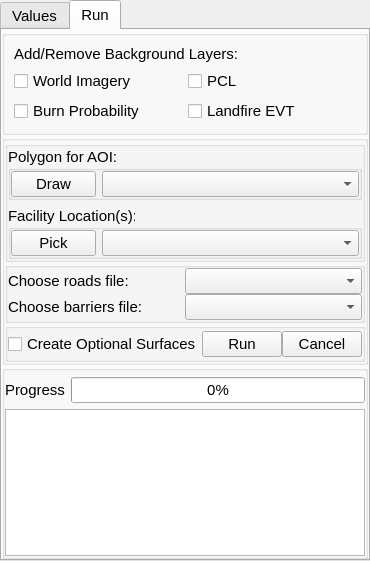
<?xml version="1.0" encoding="UTF-8"?>
<ui version="4.0">
 <class>DeliveredCostDockWidgetBase</class>
 <widget class="QDockWidget" name="DeliveredCostDockWidgetBase">
  <property name="geometry">
   <rect>
    <x>0</x>
    <y>0</y>
    <width>344</width>
    <height>561</height>
   </rect>
  </property>
  <property name="minimumSize">
   <size>
    <width>344</width>
    <height>561</height>
   </size>
  </property>
  <property name="font">
   <font>
    <pointsize>11</pointsize>
   </font>
  </property>
  <property name="windowTitle">
   <string>Delivered Cost</string>
  </property>
  <widget class="QWidget" name="dockWidgetContents">
   <layout class="QVBoxLayout" name="verticalLayout_2">
    <property name="spacing">
     <number>0</number>
    </property>
    <property name="leftMargin">
     <number>0</number>
    </property>
    <property name="topMargin">
     <number>0</number>
    </property>
    <property name="rightMargin">
     <number>0</number>
    </property>
    <property name="bottomMargin">
     <number>0</number>
    </property>
    <item>
     <widget class="QTabWidget" name="tabWidget">
      <property name="currentIndex">
       <number>1</number>
      </property>
      <widget class="QWidget" name="Values">
       <attribute name="title">
        <string>Values</string>
       </attribute>
       <layout class="QVBoxLayout" name="verticalLayout_5">
        <property name="spacing">
         <number>0</number>
        </property>
        <property name="leftMargin">
         <number>0</number>
        </property>
        <property name="topMargin">
         <number>0</number>
        </property>
        <property name="rightMargin">
         <number>0</number>
        </property>
        <property name="bottomMargin">
         <number>0</number>
        </property>
        <item>
         <widget class="QGroupBox" name="groupBox">
          <property name="title">
           <string/>
          </property>
          <layout class="QVBoxLayout" name="verticalLayout_4">
           <property name="spacing">
            <number>0</number>
           </property>
           <property name="leftMargin">
            <number>0</number>
           </property>
           <property name="topMargin">
            <number>0</number>
           </property>
           <property name="rightMargin">
            <number>0</number>
           </property>
           <property name="bottomMargin">
            <number>0</number>
           </property>
           <item>
            <widget class="QGroupBox" name="rtSkidderSpeed">
             <property name="title">
              <string/>
             </property>
             <layout class="QHBoxLayout" name="horizontalLayout_3">
              <property name="leftMargin">
               <number>0</number>
              </property>
              <property name="topMargin">
               <number>0</number>
              </property>
              <property name="rightMargin">
               <number>0</number>
              </property>
              <property name="bottomMargin">
               <number>0</number>
              </property>
              <item>
               <widget class="QLabel" name="rtSkidderSpeedLabel">
                <property name="text">
                 <string>RT Skidder Speed (MPH):</string>
                </property>
               </widget>
              </item>
              <item>
               <widget class="QSlider" name="rtSkidderSpeedSlider">
                <property name="minimum">
                 <number>10</number>
                </property>
                <property name="maximum">
                 <number>50</number>
                </property>
                <property name="orientation">
                 <enum>Horizontal</enum>
                </property>
               </widget>
              </item>
              <item>
               <widget class="QDoubleSpinBox" name="rtSpdSpinBox">
                <property name="decimals">
                 <number>1</number>
                </property>
                <property name="minimum">
                 <double>1.000000000000000</double>
                </property>
                <property name="maximum">
                 <double>5.000000000000000</double>
                </property>
                <property name="singleStep">
                 <double>0.100000000000000</double>
                </property>
               </widget>
              </item>
             </layout>
            </widget>
           </item>
           <item>
            <widget class="QGroupBox" name="skylineSpeed">
             <property name="title">
              <string/>
             </property>
             <layout class="QHBoxLayout" name="horizontalLayout_4">
              <property name="leftMargin">
               <number>0</number>
              </property>
              <property name="topMargin">
               <number>0</number>
              </property>
              <property name="rightMargin">
               <number>0</number>
              </property>
              <property name="bottomMargin">
               <number>0</number>
              </property>
              <item>
               <widget class="QLabel" name="skylineSpeedLabel">
                <property name="text">
                 <string>Skyline Speed (MPH):</string>
                </property>
               </widget>
              </item>
              <item>
               <widget class="QSlider" name="skylineSpeedSlider">
                <property name="minimum">
                 <number>10</number>
                </property>
                <property name="maximum">
                 <number>50</number>
                </property>
                <property name="orientation">
                 <enum>Horizontal</enum>
                </property>
               </widget>
              </item>
              <item>
               <widget class="QDoubleSpinBox" name="skylineSpdSpinBox">
                <property name="decimals">
                 <number>1</number>
                </property>
                <property name="minimum">
                 <double>1.000000000000000</double>
                </property>
                <property name="maximum">
                 <double>5.000000000000000</double>
                </property>
                <property name="singleStep">
                 <double>0.100000000000000</double>
                </property>
               </widget>
              </item>
             </layout>
            </widget>
           </item>
           <item>
            <widget class="QGroupBox" name="rtSkidderMon">
             <property name="title">
              <string/>
             </property>
             <layout class="QHBoxLayout" name="horizontalLayout_5">
              <property name="leftMargin">
               <number>0</number>
              </property>
              <property name="topMargin">
               <number>0</number>
              </property>
              <property name="rightMargin">
               <number>0</number>
              </property>
              <property name="bottomMargin">
               <number>0</number>
              </property>
              <item>
               <widget class="QLabel" name="rtSkidderMonLabel">
                <property name="text">
                 <string>RT Skidder ($/hour):</string>
                </property>
               </widget>
              </item>
              <item>
               <widget class="QSlider" name="rtSkidderMonSlider">
                <property name="minimum">
                 <number>150</number>
                </property>
                <property name="maximum">
                 <number>200</number>
                </property>
                <property name="orientation">
                 <enum>Horizontal</enum>
                </property>
               </widget>
              </item>
              <item>
               <widget class="QDoubleSpinBox" name="rtSkidderMonSpinBox">
                <property name="decimals">
                 <number>0</number>
                </property>
                <property name="minimum">
                 <double>150.000000000000000</double>
                </property>
                <property name="maximum">
                 <double>200.000000000000000</double>
                </property>
               </widget>
              </item>
             </layout>
            </widget>
           </item>
           <item>
            <widget class="QGroupBox" name="skylineMon">
             <property name="title">
              <string/>
             </property>
             <layout class="QHBoxLayout" name="horizontalLayout_6">
              <property name="leftMargin">
               <number>0</number>
              </property>
              <property name="topMargin">
               <number>0</number>
              </property>
              <property name="rightMargin">
               <number>0</number>
              </property>
              <property name="bottomMargin">
               <number>0</number>
              </property>
              <item>
               <widget class="QLabel" name="skylineMonLabel">
                <property name="text">
                 <string>Skyline ($/hour):</string>
                </property>
               </widget>
              </item>
              <item>
               <widget class="QSlider" name="skylineMonSlider">
                <property name="minimum">
                 <number>300</number>
                </property>
                <property name="maximum">
                 <number>500</number>
                </property>
                <property name="orientation">
                 <enum>Horizontal</enum>
                </property>
               </widget>
              </item>
              <item>
               <widget class="QDoubleSpinBox" name="skylineMonSpinBox">
                <property name="decimals">
                 <number>0</number>
                </property>
                <property name="minimum">
                 <double>300.000000000000000</double>
                </property>
                <property name="maximum">
                 <double>500.000000000000000</double>
                </property>
               </widget>
              </item>
             </layout>
            </widget>
           </item>
           <item>
            <widget class="QGroupBox" name="fellerbuncher">
             <property name="title">
              <string/>
             </property>
             <layout class="QHBoxLayout" name="horizontalLayout">
              <property name="leftMargin">
               <number>0</number>
              </property>
              <property name="topMargin">
               <number>0</number>
              </property>
              <property name="rightMargin">
               <number>0</number>
              </property>
              <property name="bottomMargin">
               <number>0</number>
              </property>
              <item>
               <widget class="QLabel" name="fellerbuncherRateLabel">
                <property name="text">
                 <string>Fellerbuncher ($/CCF):</string>
                </property>
               </widget>
              </item>
              <item>
               <widget class="QSlider" name="fellerbuncherRateSlider">
                <property name="minimum">
                 <number>5</number>
                </property>
                <property name="maximum">
                 <number>100</number>
                </property>
                <property name="orientation">
                 <enum>Horizontal</enum>
                </property>
               </widget>
              </item>
              <item>
               <widget class="QDoubleSpinBox" name="fellerbunchRateSpinBox">
                <property name="decimals">
                 <number>0</number>
                </property>
                <property name="minimum">
                 <double>5.000000000000000</double>
                </property>
                <property name="maximum">
                 <double>100.000000000000000</double>
                </property>
               </widget>
              </item>
             </layout>
            </widget>
           </item>
           <item>
            <widget class="QGroupBox" name="handFelling">
             <property name="title">
              <string/>
             </property>
             <layout class="QHBoxLayout" name="horizontalLayout_7">
              <property name="leftMargin">
               <number>0</number>
              </property>
              <property name="topMargin">
               <number>0</number>
              </property>
              <property name="rightMargin">
               <number>0</number>
              </property>
              <property name="bottomMargin">
               <number>0</number>
              </property>
              <item>
               <widget class="QLabel" name="handFellingRateLabel">
                <property name="text">
                 <string>Hand Felling ($/CCF):</string>
                </property>
               </widget>
              </item>
              <item>
               <widget class="QSlider" name="handFellingSlider">
                <property name="minimum">
                 <number>5</number>
                </property>
                <property name="maximum">
                 <number>100</number>
                </property>
                <property name="orientation">
                 <enum>Horizontal</enum>
                </property>
               </widget>
              </item>
              <item>
               <widget class="QDoubleSpinBox" name="handfellingRateSpinBox">
                <property name="decimals">
                 <number>0</number>
                </property>
                <property name="minimum">
                 <double>5.000000000000000</double>
                </property>
                <property name="maximum">
                 <double>100.000000000000000</double>
                </property>
               </widget>
              </item>
             </layout>
            </widget>
           </item>
           <item>
            <widget class="QGroupBox" name="processing">
             <property name="title">
              <string/>
             </property>
             <layout class="QHBoxLayout" name="horizontalLayout_8">
              <property name="leftMargin">
               <number>0</number>
              </property>
              <property name="topMargin">
               <number>0</number>
              </property>
              <property name="rightMargin">
               <number>0</number>
              </property>
              <property name="bottomMargin">
               <number>0</number>
              </property>
              <item>
               <widget class="QLabel" name="processingLabel">
                <property name="text">
                 <string>Processing ($/CCF):</string>
                </property>
               </widget>
              </item>
              <item>
               <widget class="QSlider" name="processingSlider">
                <property name="minimum">
                 <number>5</number>
                </property>
                <property name="maximum">
                 <number>200</number>
                </property>
                <property name="orientation">
                 <enum>Horizontal</enum>
                </property>
               </widget>
              </item>
              <item>
               <widget class="QDoubleSpinBox" name="processingSpinBox">
                <property name="decimals">
                 <number>0</number>
                </property>
                <property name="minimum">
                 <double>5.000000000000000</double>
                </property>
                <property name="maximum">
                 <double>200.000000000000000</double>
                </property>
               </widget>
              </item>
             </layout>
            </widget>
           </item>
           <item>
            <widget class="QGroupBox" name="hauling">
             <property name="title">
              <string/>
             </property>
             <layout class="QHBoxLayout" name="horizontalLayout_9">
              <property name="leftMargin">
               <number>0</number>
              </property>
              <property name="topMargin">
               <number>0</number>
              </property>
              <property name="rightMargin">
               <number>0</number>
              </property>
              <property name="bottomMargin">
               <number>0</number>
              </property>
              <item>
               <widget class="QLabel" name="haulingLabel">
                <property name="text">
                 <string>Hauling ($/hour):</string>
                </property>
               </widget>
              </item>
              <item>
               <widget class="QSlider" name="haulingSlider">
                <property name="minimum">
                 <number>70</number>
                </property>
                <property name="maximum">
                 <number>200</number>
                </property>
                <property name="orientation">
                 <enum>Horizontal</enum>
                </property>
               </widget>
              </item>
              <item>
               <widget class="QDoubleSpinBox" name="haulingSpinBox">
                <property name="decimals">
                 <number>0</number>
                </property>
                <property name="minimum">
                 <double>70.000000000000000</double>
                </property>
                <property name="maximum">
                 <double>200.000000000000000</double>
                </property>
               </widget>
              </item>
             </layout>
            </widget>
           </item>
           <item>
            <widget class="QGroupBox" name="handTreatment">
             <property name="title">
              <string/>
             </property>
             <layout class="QHBoxLayout" name="horizontalLayout_10">
              <property name="leftMargin">
               <number>0</number>
              </property>
              <property name="topMargin">
               <number>0</number>
              </property>
              <property name="rightMargin">
               <number>0</number>
              </property>
              <property name="bottomMargin">
               <number>0</number>
              </property>
              <item>
               <widget class="QLabel" name="handTreatmentLabel">
                <property name="text">
                 <string>Hand Treatment ($/acre):</string>
                </property>
               </widget>
              </item>
              <item>
               <widget class="QSlider" name="handTreatmentSlider">
                <property name="maximum">
                 <number>4000</number>
                </property>
                <property name="orientation">
                 <enum>Horizontal</enum>
                </property>
               </widget>
              </item>
              <item>
               <widget class="QDoubleSpinBox" name="handTreatmentSpinBox">
                <property name="decimals">
                 <number>0</number>
                </property>
                <property name="maximum">
                 <double>4000.000000000000000</double>
                </property>
               </widget>
              </item>
             </layout>
            </widget>
           </item>
           <item>
            <widget class="QGroupBox" name="prescribedFire">
             <property name="title">
              <string/>
             </property>
             <layout class="QHBoxLayout" name="horizontalLayout_11">
              <property name="leftMargin">
               <number>0</number>
              </property>
              <property name="topMargin">
               <number>0</number>
              </property>
              <property name="rightMargin">
               <number>0</number>
              </property>
              <property name="bottomMargin">
               <number>0</number>
              </property>
              <item>
               <widget class="QLabel" name="prescribedFireLabel">
                <property name="text">
                 <string>Prescribed Fire ($/acre):</string>
                </property>
               </widget>
              </item>
              <item>
               <widget class="QSlider" name="prescribedFireSlider">
                <property name="maximum">
                 <number>4000</number>
                </property>
                <property name="orientation">
                 <enum>Horizontal</enum>
                </property>
               </widget>
              </item>
              <item>
               <widget class="QDoubleSpinBox" name="prescribedFireSpinBox">
                <property name="decimals">
                 <number>0</number>
                </property>
                <property name="maximum">
                 <double>4000.000000000000000</double>
                </property>
               </widget>
              </item>
             </layout>
            </widget>
           </item>
           <item>
            <widget class="QGroupBox" name="rtSkidderPayload">
             <property name="title">
              <string/>
             </property>
             <layout class="QHBoxLayout" name="horizontalLayout_12">
              <property name="leftMargin">
               <number>0</number>
              </property>
              <property name="topMargin">
               <number>0</number>
              </property>
              <property name="rightMargin">
               <number>0</number>
              </property>
              <property name="bottomMargin">
               <number>0</number>
              </property>
              <item>
               <widget class="QLabel" name="rtSkidderPayloadLabel">
                <property name="text">
                 <string>RT Skidder Payload (CCF): </string>
                </property>
               </widget>
              </item>
              <item>
               <widget class="QSlider" name="rtSkidderPayloadSlider">
                <property name="minimum">
                 <number>5</number>
                </property>
                <property name="maximum">
                 <number>300</number>
                </property>
                <property name="orientation">
                 <enum>Horizontal</enum>
                </property>
               </widget>
              </item>
              <item>
               <widget class="QDoubleSpinBox" name="rtSkidderPayloadSpinBox">
                <property name="decimals">
                 <number>1</number>
                </property>
                <property name="minimum">
                 <double>0.500000000000000</double>
                </property>
                <property name="maximum">
                 <double>30.000000000000000</double>
                </property>
               </widget>
              </item>
             </layout>
            </widget>
           </item>
           <item>
            <widget class="QGroupBox" name="skylinePayload">
             <property name="title">
              <string/>
             </property>
             <layout class="QHBoxLayout" name="horizontalLayout_13">
              <property name="leftMargin">
               <number>0</number>
              </property>
              <property name="topMargin">
               <number>0</number>
              </property>
              <property name="rightMargin">
               <number>0</number>
              </property>
              <property name="bottomMargin">
               <number>0</number>
              </property>
              <item>
               <widget class="QLabel" name="label_39">
                <property name="text">
                 <string>Skyline Payload (CCF):</string>
                </property>
               </widget>
              </item>
              <item>
               <widget class="QSlider" name="skylinePayloadSlider">
                <property name="minimum">
                 <number>5</number>
                </property>
                <property name="maximum">
                 <number>300</number>
                </property>
                <property name="singleStep">
                 <number>1</number>
                </property>
                <property name="orientation">
                 <enum>Horizontal</enum>
                </property>
               </widget>
              </item>
              <item>
               <widget class="QDoubleSpinBox" name="skylinePayloadSpinBox">
                <property name="decimals">
                 <number>1</number>
                </property>
                <property name="minimum">
                 <double>0.500000000000000</double>
                </property>
                <property name="maximum">
                 <double>30.000000000000000</double>
                </property>
               </widget>
              </item>
             </layout>
            </widget>
           </item>
           <item>
            <widget class="QGroupBox" name="logTruckPayload">
             <property name="title">
              <string/>
             </property>
             <layout class="QHBoxLayout" name="horizontalLayout_14">
              <property name="leftMargin">
               <number>0</number>
              </property>
              <property name="topMargin">
               <number>0</number>
              </property>
              <property name="rightMargin">
               <number>0</number>
              </property>
              <property name="bottomMargin">
               <number>0</number>
              </property>
              <item>
               <widget class="QLabel" name="logTruckPayloadLabel">
                <property name="text">
                 <string>Log Truck Payload (CCF):</string>
                </property>
               </widget>
              </item>
              <item>
               <widget class="QSlider" name="logTruckPayloadSlider">
                <property name="minimum">
                 <number>50</number>
                </property>
                <property name="maximum">
                 <number>600</number>
                </property>
                <property name="orientation">
                 <enum>Horizontal</enum>
                </property>
               </widget>
              </item>
              <item>
               <widget class="QDoubleSpinBox" name="logTruckPayloadSpinBox">
                <property name="decimals">
                 <number>1</number>
                </property>
                <property name="minimum">
                 <double>5.000000000000000</double>
                </property>
                <property name="maximum">
                 <double>60.000000000000000</double>
                </property>
               </widget>
              </item>
             </layout>
            </widget>
           </item>
          </layout>
         </widget>
        </item>
       </layout>
      </widget>
      <widget class="QWidget" name="Process">
       <attribute name="title">
        <string>Run</string>
       </attribute>
       <layout class="QVBoxLayout" name="verticalLayout_6">
        <property name="spacing">
         <number>0</number>
        </property>
        <property name="leftMargin">
         <number>0</number>
        </property>
        <property name="topMargin">
         <number>0</number>
        </property>
        <property name="rightMargin">
         <number>0</number>
        </property>
        <property name="bottomMargin">
         <number>0</number>
        </property>
        <item>
         <widget class="QGroupBox" name="groupBox_7">
          <property name="title">
           <string/>
          </property>
          <layout class="QGridLayout" name="gridLayout_3">
           <item row="0" column="0" colspan="2">
            <widget class="QLabel" name="label_2">
             <property name="text">
              <string>Add/Remove Background Layers:</string>
             </property>
            </widget>
           </item>
           <item row="1" column="0">
            <widget class="QCheckBox" name="esriCheckBox">
             <property name="text">
              <string>World Imagery</string>
             </property>
            </widget>
           </item>
           <item row="1" column="1">
            <widget class="QCheckBox" name="pctCheckBox">
             <property name="text">
              <string>PCL</string>
             </property>
            </widget>
           </item>
           <item row="2" column="0">
            <widget class="QCheckBox" name="burnProbCheckBox">
             <property name="text">
              <string>Burn Probability</string>
             </property>
            </widget>
           </item>
           <item row="2" column="1">
            <widget class="QCheckBox" name="evtCheckBox">
             <property name="text">
              <string>Landfire EVT</string>
             </property>
            </widget>
           </item>
          </layout>
         </widget>
        </item>
        <item>
         <widget class="QGroupBox" name="groupBox_3">
          <property name="title">
           <string/>
          </property>
          <layout class="QVBoxLayout" name="verticalLayout_3">
           <property name="spacing">
            <number>0</number>
           </property>
           <property name="leftMargin">
            <number>0</number>
           </property>
           <property name="topMargin">
            <number>0</number>
           </property>
           <property name="rightMargin">
            <number>0</number>
           </property>
           <property name="bottomMargin">
            <number>0</number>
           </property>
           <item>
            <widget class="QGroupBox" name="groupBox_8">
             <property name="title">
              <string/>
             </property>
             <layout class="QVBoxLayout" name="verticalLayout">
              <property name="leftMargin">
               <number>0</number>
              </property>
              <property name="topMargin">
               <number>0</number>
              </property>
              <property name="rightMargin">
               <number>0</number>
              </property>
              <property name="bottomMargin">
               <number>0</number>
              </property>
              <item>
               <widget class="QGroupBox" name="groupBox_2">
                <property name="title">
                 <string>Polygon for AOI:</string>
                </property>
                <layout class="QHBoxLayout" name="horizontalLayout_15">
                 <property name="spacing">
                  <number>-1</number>
                 </property>
                 <property name="leftMargin">
                  <number>0</number>
                 </property>
                 <property name="topMargin">
                  <number>0</number>
                 </property>
                 <property name="rightMargin">
                  <number>0</number>
                 </property>
                 <property name="bottomMargin">
                  <number>0</number>
                 </property>
                 <item>
                  <widget class="QPushButton" name="drawPolygonButton">
                   <property name="maximumSize">
                    <size>
                     <width>85</width>
                     <height>16777215</height>
                    </size>
                   </property>
                   <property name="text">
                    <string>Draw</string>
                   </property>
                  </widget>
                 </item>
                 <item>
                  <widget class="QComboBox" name="aoiComboBox">
                   <property name="placeholderText">
                    <string>Choose layer (Optional)</string>
                   </property>
                  </widget>
                 </item>
                </layout>
               </widget>
              </item>
              <item>
               <widget class="QGroupBox" name="groupBox_9">
                <property name="title">
                 <string>Facility Location(s):</string>
                </property>
                <layout class="QHBoxLayout" name="horizontalLayout_16">
                 <property name="leftMargin">
                  <number>0</number>
                 </property>
                 <property name="topMargin">
                  <number>0</number>
                 </property>
                 <property name="rightMargin">
                  <number>0</number>
                 </property>
                 <property name="bottomMargin">
                  <number>0</number>
                 </property>
                 <item>
                  <widget class="QPushButton" name="pickPointButton">
                   <property name="maximumSize">
                    <size>
                     <width>85</width>
                     <height>16777215</height>
                    </size>
                   </property>
                   <property name="text">
                    <string>Pick</string>
                   </property>
                  </widget>
                 </item>
                 <item>
                  <widget class="QComboBox" name="pointComboBox">
                   <property name="currentText">
                    <string/>
                   </property>
                   <property name="placeholderText">
                    <string>Choose layer (Optional)</string>
                   </property>
                  </widget>
                 </item>
                </layout>
               </widget>
              </item>
             </layout>
            </widget>
           </item>
           <item>
            <widget class="QGroupBox" name="groupBox_5">
             <property name="title">
              <string/>
             </property>
             <layout class="QGridLayout" name="gridLayout">
              <property name="leftMargin">
               <number>0</number>
              </property>
              <property name="topMargin">
               <number>0</number>
              </property>
              <property name="rightMargin">
               <number>0</number>
              </property>
              <property name="bottomMargin">
               <number>0</number>
              </property>
              <property name="spacing">
               <number>0</number>
              </property>
              <item row="1" column="0">
               <widget class="QLabel" name="label_4">
                <property name="text">
                 <string>Choose barriers file:</string>
                </property>
               </widget>
              </item>
              <item row="0" column="0">
               <widget class="QLabel" name="label_3">
                <property name="text">
                 <string>Choose roads file:</string>
                </property>
               </widget>
              </item>
              <item row="0" column="1">
               <widget class="QComboBox" name="roadsComboBox">
                <property name="placeholderText">
                 <string>(Optional)</string>
                </property>
               </widget>
              </item>
              <item row="1" column="1">
               <widget class="QComboBox" name="barriersComboBox">
                <property name="placeholderText">
                 <string>(Optional)</string>
                </property>
               </widget>
              </item>
             </layout>
            </widget>
           </item>
           <item>
            <widget class="QGroupBox" name="groupBox_4">
             <property name="title">
              <string/>
             </property>
             <layout class="QHBoxLayout" name="horizontalLayout_2">
              <property name="spacing">
               <number>0</number>
              </property>
              <property name="leftMargin">
               <number>0</number>
              </property>
              <property name="topMargin">
               <number>0</number>
              </property>
              <property name="rightMargin">
               <number>0</number>
              </property>
              <property name="bottomMargin">
               <number>0</number>
              </property>
              <item>
               <widget class="QCheckBox" name="optionalSurfacesCheckBox">
                <property name="text">
                 <string>Create Optional Surfaces</string>
                </property>
               </widget>
              </item>
              <item>
               <widget class="QPushButton" name="runButton">
                <property name="maximumSize">
                 <size>
                  <width>16777215</width>
                  <height>16777215</height>
                 </size>
                </property>
                <property name="text">
                 <string>Run</string>
                </property>
               </widget>
              </item>
              <item>
               <widget class="QPushButton" name="cancelButton">
                <property name="text">
                 <string>Cancel</string>
                </property>
               </widget>
              </item>
             </layout>
            </widget>
           </item>
          </layout>
         </widget>
        </item>
        <item>
         <widget class="QGroupBox" name="groupBox_6">
          <property name="title">
           <string/>
          </property>
          <layout class="QGridLayout" name="gridLayout_2">
           <property name="leftMargin">
            <number>0</number>
           </property>
           <property name="topMargin">
            <number>6</number>
           </property>
           <property name="rightMargin">
            <number>0</number>
           </property>
           <property name="bottomMargin">
            <number>0</number>
           </property>
           <item row="0" column="0">
            <widget class="QLabel" name="label">
             <property name="text">
              <string>Progress</string>
             </property>
            </widget>
           </item>
           <item row="0" column="1">
            <widget class="QProgressBar" name="progressBar">
             <property name="maximum">
              <number>12</number>
             </property>
             <property name="value">
              <number>0</number>
             </property>
            </widget>
           </item>
           <item row="1" column="0" colspan="2">
            <widget class="QPlainTextEdit" name="plainTextEdit"/>
           </item>
          </layout>
         </widget>
        </item>
       </layout>
      </widget>
     </widget>
    </item>
   </layout>
  </widget>
 </widget>
 <resources/>
 <connections/>
</ui>
